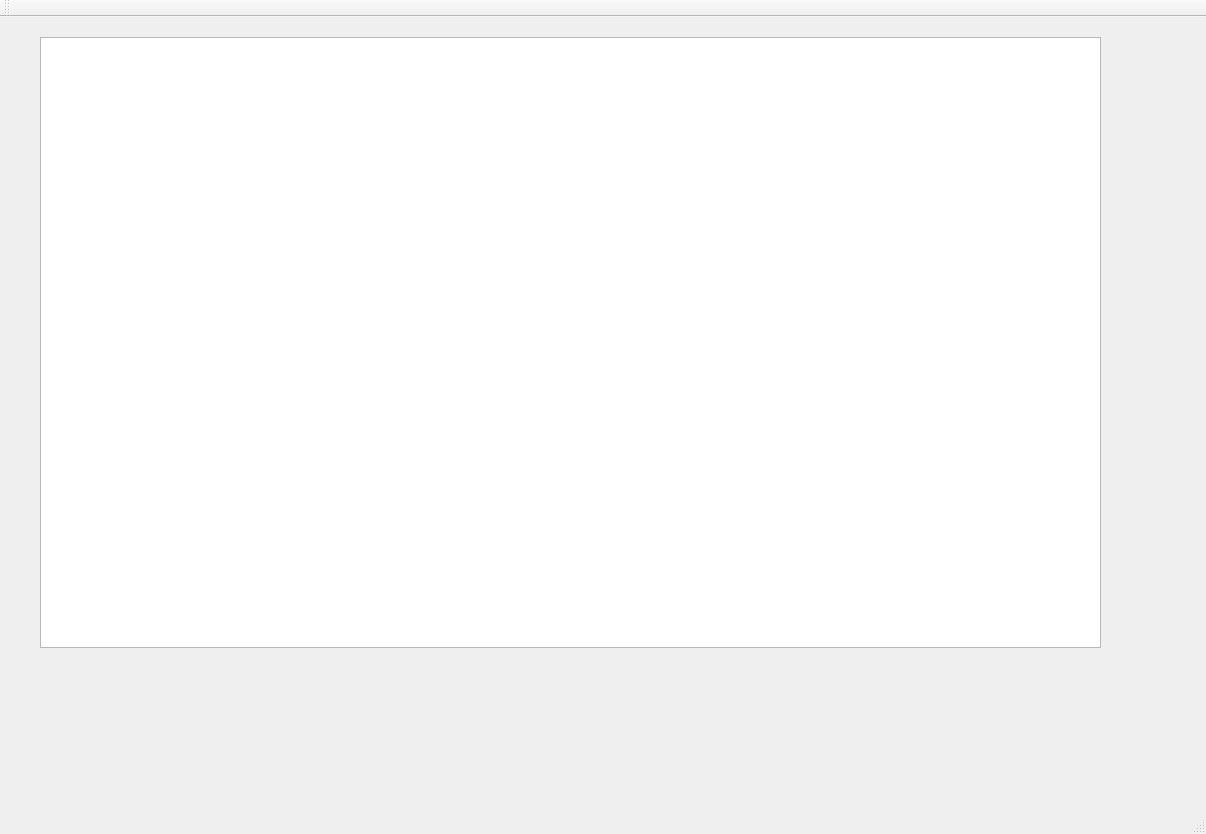
<?xml version="1.0" encoding="UTF-8"?>
<ui version="4.0">
 <class>CheckersWindow</class>
 <widget class="QMainWindow" name="CheckersWindow">
  <property name="geometry">
   <rect>
    <x>0</x>
    <y>0</y>
    <width>1206</width>
    <height>834</height>
   </rect>
  </property>
  <property name="windowTitle">
   <string>CheckersWindow</string>
  </property>
  <widget class="QWidget" name="centralWidget">
   <widget class="GUIBoard" name="board">
    <property name="geometry">
     <rect>
      <x>40</x>
      <y>20</y>
      <width>1061</width>
      <height>611</height>
     </rect>
    </property>
   </widget>
  </widget>
  <widget class="QMenuBar" name="menuBar">
   <property name="geometry">
    <rect>
     <x>0</x>
     <y>0</y>
     <width>1206</width>
     <height>29</height>
    </rect>
   </property>
  </widget>
  <widget class="QToolBar" name="mainToolBar">
   <attribute name="toolBarArea">
    <enum>TopToolBarArea</enum>
   </attribute>
   <attribute name="toolBarBreak">
    <bool>false</bool>
   </attribute>
  </widget>
  <widget class="QStatusBar" name="statusBar"/>
 </widget>
 <layoutdefault spacing="6" margin="11"/>
 <customwidgets>
  <customwidget>
   <class>GUIBoard</class>
   <extends>QGraphicsView</extends>
   <header>guiboard.h</header>
  </customwidget>
 </customwidgets>
 <resources/>
 <connections/>
</ui>
